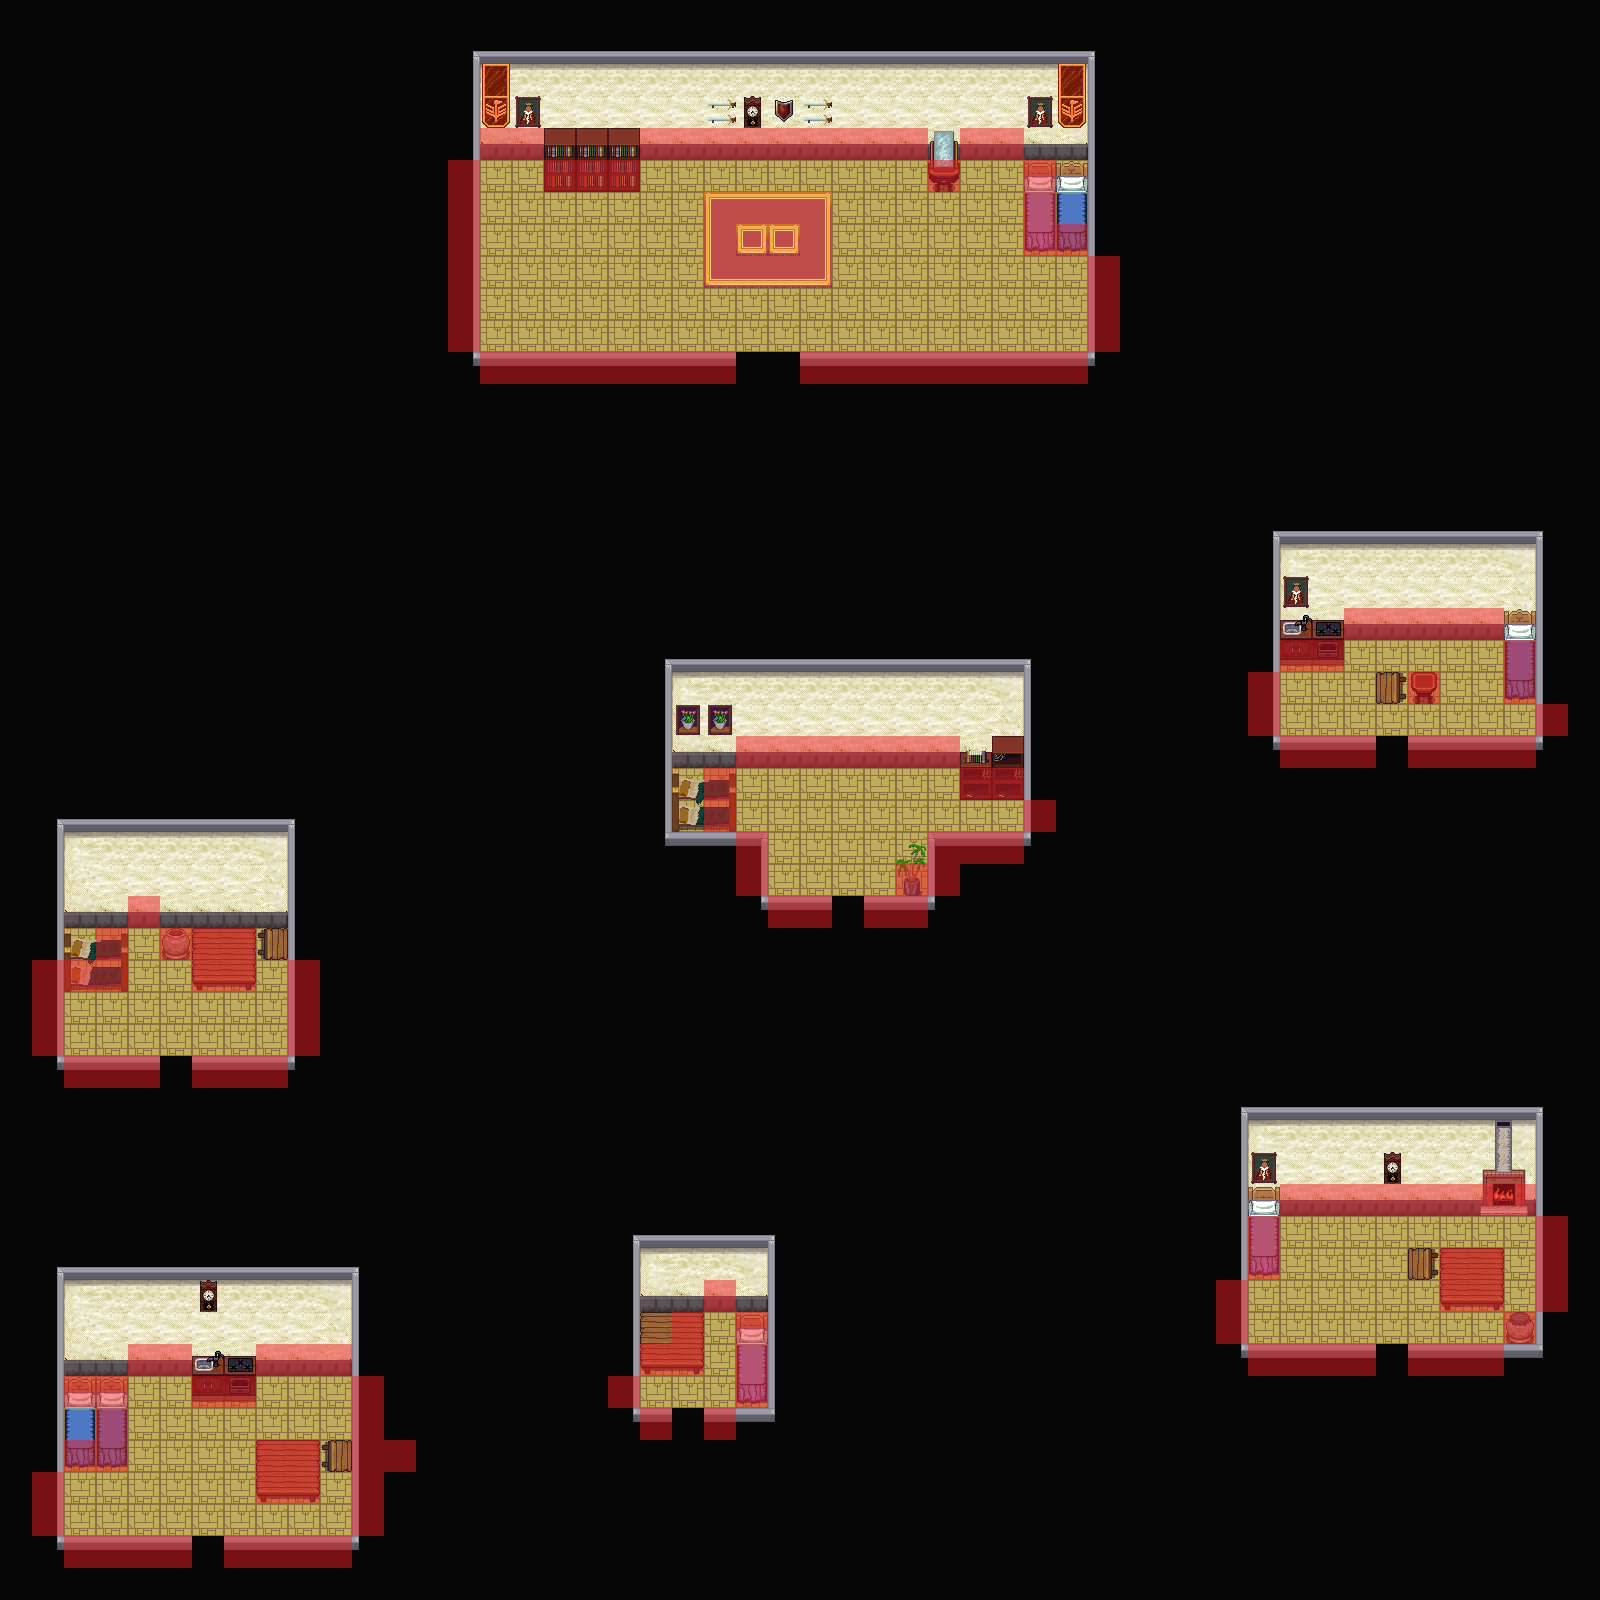

A level layout from a 2D game, rendered from its tile map. Below: a short description, then the map file with tile-grid data replaced by summaries:
An orthogonal 50x50 tile map with 32x32 px tiles, 5 tile layers (Fondo, Muros, Suelo Casas, Adornos, ...), 4 tilesets and 1 object.

<map version="1.0" orientation="orthogonal" renderorder="right-down" width="50" height="50" tilewidth="32" tileheight="32" nextobjectid="1">
 <tileset firstgid="1" name="city_inside" tilewidth="32" tileheight="32" tilecount="384" columns="24">
  <image source="../Tilesets/city_inside.png" width="768" height="512" />
 </tileset>
 <tileset firstgid="385" name="interior" tilewidth="32" tileheight="32" tilecount="256" columns="16">
  <image source="../Tilesets/LPC_house_interior/interior.png" trans="ffffff" width="512" height="512" />
 </tileset>
 <tileset firstgid="641" name="city_outside" tilewidth="32" tileheight="32" tilecount="432" columns="24">
  <image source="../Tilesets/LPC_city_outside/city_outside.png" trans="ffffff" width="768" height="576" />
 </tileset>
 <tileset firstgid="1073" name="RED" tilewidth="32" tileheight="32" tilecount="1" columns="1">
  <image source="../Tilesets/RED.png" trans="ffffff" width="32" height="32" />
  <tile id="0">
   <objectgroup draworder="index">
    <object id="1" x="-0.0625" y="0" width="32" height="31.9375" />
   </objectgroup>
  </tile>
 </tileset>
 <layer name="Fondo" width="50" height="50">
  <data>[2500 cells, 2500 non-empty, 1 distinct tile ids]</data>
 </layer>
 <layer name="Muros" width="50" height="50">
  <data>[2500 cells, 449 non-empty, 19 distinct tile ids]</data>
 </layer>
 <layer name="Suelo Casas" width="50" height="50">
  <data>[2500 cells, 291 non-empty, 1 distinct tile ids]</data>
 </layer>
 <layer name="Adornos" width="50" height="50">
  <data>[2500 cells, 108 non-empty, 53 distinct tile ids]</data>
 </layer>
 <layer name="Colisiones" width="50" height="50" opacity="0.49">
  <data>[2500 cells, 180 non-empty, 1 distinct tile ids]</data>
 </layer>
</map>
